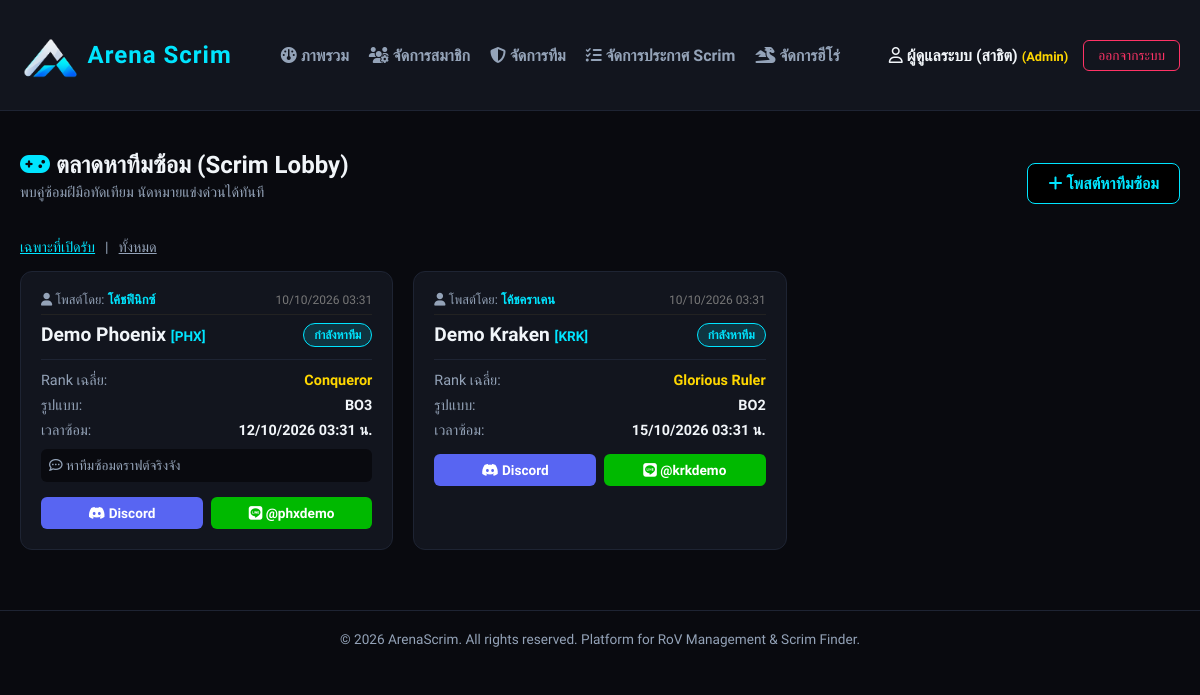
The app's page /scrim/index.php (signed in) with its own data.
### tables this page shows
CREATE TABLE `scrim_posts` (
  `post_id` int(11) NOT NULL AUTO_INCREMENT,
  `team_id` int(11) NOT NULL,
  `avg_rank` varchar(50) NOT NULL,
  `match_format` enum('BO1','BO2','BO3','BO4','BO5','BO6','BO7') DEFAULT 'BO3',
  `scrim_time` datetime NOT NULL,
  `note` text DEFAULT NULL,
  `status` enum('open','matched','expired') DEFAULT 'open',
  `created_at` timestamp NOT NULL DEFAULT current_timestamp(),
  PRIMARY KEY (`post_id`),
  KEY `team_id` (`team_id`),
  CONSTRAINT `scrim_posts_ibfk_1` FOREIGN KEY (`team_id`) REFERENCES `teams` (`team_id`) ON DELETE CASCADE
);

CREATE TABLE `users` (
  `user_id` int(11) NOT NULL AUTO_INCREMENT,
  `username` varchar(50) NOT NULL,
  `email` varchar(100) NOT NULL,
  `password` varchar(255) NOT NULL,
  `display_name` varchar(100) NOT NULL,
  `role` enum('user','admin') DEFAULT 'user',
  `created_at` timestamp NOT NULL DEFAULT current_timestamp(),
  `nickname` varchar(100) DEFAULT NULL,
  `fullname` varchar(255) DEFAULT NULL,
  `open_id` varchar(255) DEFAULT NULL,
  `full_id` varchar(255) DEFAULT NULL,
  PRIMARY KEY (`user_id`),
  UNIQUE KEY `username` (`username`),
  UNIQUE KEY `email` (`email`)
);

CREATE TABLE `teams` (
  `team_id` int(11) NOT NULL AUTO_INCREMENT,
  `team_name` varchar(100) NOT NULL,
  `team_tag` varchar(10) NOT NULL,
  `leader_id` int(11) DEFAULT NULL COMMENT 'โค้ชของทีม (NULL = ไม่มีโค้ช)',
  `discord_link` varchar(255) DEFAULT NULL,
  `facebook_link` varchar(255) DEFAULT NULL,
  `line_id` varchar(100) DEFAULT NULL,
  `created_at` timestamp NOT NULL DEFAULT current_timestamp(),
  PRIMARY KEY (`team_id`),
  UNIQUE KEY `team_name` (`team_name`),
  KEY `leader_id` (`leader_id`),
  CONSTRAINT `teams_ibfk_1` FOREIGN KEY (`leader_id`) REFERENCES `users` (`user_id`) ON DELETE SET NULL
);

### config/functions.php (called while the page is built, shortened)
<?php
function e($value)
{
    return htmlspecialchars((string)($value ?? ''), ENT_QUOTES, 'UTF-8');
}

### scrim/index.php (the view, shortened to what this page needs)
<?php
require_once '../config/db.php';
$pdo->exec("UPDATE scrim_posts SET status = 'expired' WHERE status = 'open' AND scrim_time < NOW()");
$filter = $_GET['filter'] ?? 'open';
$where = $filter === 'all' ? '' : "WHERE sp.status = 'open'";
$stmt = $pdo->query("
    SELECT sp.*, t.team_name, t.team_tag, t.discord_link, t.facebook_link, t.line_id, t.leader_id, u.display_name as poster_name
    FROM scrim_posts sp
    JOIN teams t ON sp.team_id = t.team_id
    LEFT JOIN users u ON t.leader_id = u.user_id
    $where
    ORDER BY sp.status = 'open' DESC, sp.scrim_time ASC
");
$scrims = $stmt->fetchAll();
include '../includes/header.php';
?>
<div style="margin-top: 20px;">
    <div class="scrim-header">
        <div>
            <h2 style="margin: 0; color: var(--text-main);"><i class="fa-solid fa-gamepad" style="color: var(--neon-cyan);"></i> ตลาดหาทีมซ้อม (Scrim Lobby)</h2>
            <p style="color: var(--text-muted); font-size: 0.9rem; margin-top: 5px;">พบคู่ซ้อมฝีมือทัดเทียม นัดหมายแข่งด่วนได้ทันที</p>
        </div>
        <?php if (isset($_SESSION['user_id'])): ?>
            <a href="create.php" class="btn-cyber"><i class="fa-solid fa-plus"></i> โพสต์หาทีมซ้อม</a>
        <?php endif; ?>
    </div>
    <div style="margin-bottom: 15px; display: flex; gap: 10px; font-size: 0.9rem;">
        <a href="?filter=open" style="color: <?= $filter === 'all' ? 'var(--text-muted)' : 'var(--neon-cyan)' ?>;">เฉพาะที่เปิดรับ</a>
        <span style="color: var(--text-muted);">|</span>
        <a href="?filter=all" style="color: <?= $filter === 'all' ? 'var(--neon-cyan)' : 'var(--text-muted)' ?>;">ทั้งหมด</a>
    </div>
    <div class="scrim-grid">
        <?php if (empty($scrims)): ?>
            <div class="arena-card" style="grid-column: 1 / -1; text-align: center; color: var(--text-muted);">
                ขณะนี้ยังไม่มีประกาศหาทีมซ้อม คุณสามารถเป็นทีมแรกที่ประกาศได้!
            </div>
        <?php else: ?>
            <?php foreach ($scrims as $scrim): ?>
                <div class="scrim-card">
                    <div style="font-size: 0.8rem; color: var(--text-muted); margin-bottom: 8px; border-bottom: 1px solid #222; padding-bottom: 6px; display: flex; justify-content: space-between; align-items: center;">
                        <span><i class="fa-solid fa-user"></i> โพสต์โดย: <strong style="color: var(--neon-cyan);"><?= htmlspecialchars($scrim['poster_name'] ?? 'Unknown') ?></strong></span>
                        <span style="font-size: 0.75rem; color: #777;"><?= date('d/m/Y H:i', strtotime($scrim['created_at'])) ?></span>
                    </div>
                    <div class="scrim-card-header">
                        <div>
                            <h3 class="team-name-title">
                                <?= htmlspecialchars($scrim['team_name']) ?>
                                <span style="font-size: 0.85rem; color: var(--neon-cyan);">[<?= htmlspecialchars($scrim['team_tag']) ?>]</span>
                            </h3>
                        </div>
                        <?php $status_labels = ['open' => 'กำลังหาทีม', 'matched' => 'ได้ทีมซ้อมแล้ว', 'expired' => 'หมดเวลา']; ?>
                        <span class="scrim-status-badge <?= e($scrim['status']) ?>">
                            <?= $status_labels[$scrim['status']] ?? e($scrim['status']) ?>
                        </span>
                    </div>
                    <div class="scrim-detail-row">
                        <span>Rank เฉลี่ย:</span>
                        <span class="scrim-detail-val" style="color: var(--neon-gold);"><?= htmlspecialchars($scrim['avg_rank']) ?></span>
                    </div>
                    <div class="scrim-detail-row">
                        <span>รูปแบบ:</span>
                        <span class="scrim-detail-val"><?= htmlspecialchars($scrim['match_format']) ?></span>
                    </div>
                    <div class="scrim-detail-row">
                        <span>เวลาซ้อม:</span>
                        <span class="scrim-detail-val"><?= date('d/m/Y H:i', strtotime($scrim['scrim_time'])) ?> น.</span>
                    </div>
                    <?php if ($scrim['note']): ?>
                        <div style="margin-top: 10px; font-size: 0.85rem; color: var(--text-muted); background: #090A0F; padding: 8px; border-radius: 6px;">
                            <i class="fa-regular fa-comment-dots"></i> <?= nl2br(htmlspecialchars($scrim['note'])) ?>
                        </div>
                    <?php endif; ?>
                    <div class="contact-btn-group">
                        <?php if ($scrim['discord_link']): ?>
                            <a href="<?= htmlspecialchars($scrim['discord_link']) ?>" target="_blank" class="btn-contact btn-discord">
                                <i class="fa-brands fa-discord"></i> Discord
                            </a>
                        <?php endif; ?>
                        <?php if ($scrim['line_id']): ?>
                            <div class="btn-contact btn-line" title="Line ID: <?= htmlspecialchars($scrim['line_id']) ?>">
                                <i class="fa-brands fa-line"></i> <?= htmlspecialchars($scrim['line_id']) ?>
                            </div>
                        <?php endif; ?>
                    </div>
                </div>
            <?php endforeach; ?>
        <?php endif; ?>
    </div>
</div>
<?php include '../includes/footer.php'; ?>

### assets/css/main.css (style rules this page uses)
:root { --bg-dark: #090A0F; --card-bg: #12151E; --border-color: #1E2433; --text-main: #F1F5F9; --text-muted: #94A3B8; --neon-cyan: #00E5FF; --neon-gold: #FFD700; --neon-red: #FF3366; }
*, *::before, *::after { box-sizing: border-box; }
body { background-color: var(--bg-dark); color: var(--text-main); font-family: 'Prompt', sans-serif; margin: 0; padding: 0; }
.btn-cyber { background-color: #000000; color: var(--neon-cyan); border: 1px solid var(--neon-cyan); padding: 10px 20px; border-radius: 8px; font-weight: 600; cursor: pointer; transition: all 0.3s ease; text-decoration: none; display: inline-block; }

### assets/css/scrim.css (style rules this page uses)
.scrim-header { display: flex; justify-content: space-between; align-items: center; margin-bottom: 24px; }
.scrim-grid { display: grid; grid-template-columns: repeat(auto-fill, minmax(350px, 1fr)); gap: 20px; }
.scrim-card { background-color: var(--card-bg); border: 1px solid var(--border-color); border-radius: 12px; padding: 20px; transition: transform 0.2s ease, border-color 0.2s ease; position: relative; }
.scrim-card-header { display: flex; justify-content: space-between; align-items: flex-start; border-bottom: 1px solid var(--border-color); padding-bottom: 12px; margin-bottom: 12px; }
.team-name-title { font-size: 1.2rem; font-weight: 700; color: var(--text-main); margin: 0; }
.scrim-status-badge { padding: 4px 10px; border-radius: 20px; font-size: 0.75rem; font-weight: 700; text-transform: uppercase; }
.scrim-status-badge.open { background-color: rgba(0, 229, 255, 0.15); color: var(--neon-cyan); border: 1px solid var(--neon-cyan); }
.scrim-detail-row { display: flex; justify-content: space-between; font-size: 0.9rem; margin-bottom: 8px; color: var(--text-muted); }
.scrim-detail-val { color: var(--text-main); font-weight: 600; }
.contact-btn-group { display: flex; gap: 8px; margin-top: 15px; }
.btn-contact { flex: 1; text-align: center; padding: 8px; border-radius: 6px; font-size: 0.85rem; font-weight: 600; text-decoration: none; transition: opacity 0.2s ease; }
.btn-discord { background-color: #5865F2; color: #fff; }
.btn-line { background-color: #00B900; color: #fff; }

### records on screen
scrim_posts: users.display_name "โค้ชฟีนิกซ์", created_at "10/10/2026 03:31", team.team_name "Demo Phoenix", team.team_tag "PHX", status "กำลังหาทีม", avg_rank "Conqueror", match_format "BO3", scrim_time "12/10/2026 03:31", note "หาทีมซ้อมดราฟต์จริงจัง", team.line_id "@phxdemo"
scrim_posts: users.display_name "โค้ชคราเคน", created_at "10/10/2026 03:31", team.team_name "Demo Kraken", team.team_tag "KRK", status "กำลังหาทีม", avg_rank "Glorious Ruler", match_format "BO2", scrim_time "15/10/2026 03:31", team.line_id "@krkdemo"

### other values on screen
$label "ภาพรวม"
$label "จัดการสมาชิก"
$label "จัดการทีม"
$label "จัดการประกาศ Scrim"
$label "จัดการฮีโร่"
$_SESSION['display_name'] "ผู้ดูแลระบบ (สาธิต)"
